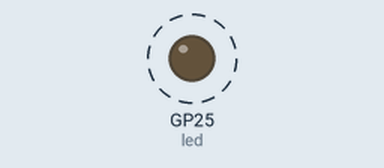
Recording of a program running on a simulated Raspberry Pi Pico running MicroPython. Shown: output pins drawn as LEDs (lit = HIGH). Dashed ring = blinking. Nothing arrives over Bluetooth unless stated; what the program prints to the serial console is not drawn.

Above: at 0.2 s.
Timing chart, 0 to 3.0 s (numbered marks = the images above):
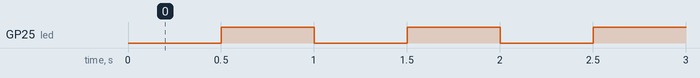

Measured:
- by itself, GP25 (led): alternates HIGH for 0.50 s and LOW for 0.50 s

The program:

main.py
```python
import uasyncio as asyncio
import aioble
import bluetooth
from temp_sensor import Temperature
from led_control import LEDControl

# UUIDs
SERVICE_UUID = bluetooth.UUID("0094b196-ffb7-48bd-b5ea-18bf7e5a6dba")
TEMP_CHARACTERISTIC_UUID = bluetooth.UUID("712f3291-7523-4cc2-879a-7babd68153d4")

# Hardware interfaces
temp_sensor = Temperature()
led = LEDControl()

# Define BLE service and characteristic
service = aioble.Service(SERVICE_UUID)
temp_char = aioble.Characteristic(
    service,
    TEMP_CHARACTERISTIC_UUID,
    read=True
)

# Register services
aioble.register_services(service)

async def update_temperature_on_connect(connection):
    while connection.is_connected():
        temp = temp_sensor.ReadTemperature()
        print("Updating characteristic value:", temp)
        temp_char.write(str(temp).encode())
        await asyncio.sleep(5)  # Adjust as needed

async def advertise_and_wait():
    while True:
        print("Advertising...")
        led.blink()

        # Advertise and wait for connection
        async with await aioble.advertise(
            interval_us=500_000,
            name="Pico",
            services=[SERVICE_UUID],
        ) as connection:

            print("Device connected")
            led.stop_blink()

            # Start updating the temperature value periodically
            await update_temperature_on_connect(connection)

        print("Device disconnected")

async def main():
    await advertise_and_wait()

# Start the asyncio loop
asyncio.run(main())
```

temp_sensor.py
```python
from machine import ADC

class Temperature:
    def __init__(self):
        adcpin = 4
        self.sensor = ADC(adcpin)

    def ReadTemperature(self):
        adc_value = self.sensor.read_u16()
        volt = (3.3/65535)*adc_value
        temperature = 27 - (volt - 0.706)/0.001721
        return round(temperature, 1)
```

led_control.py
```python
from machine import Timer, Pin

class LEDControl:
    def __init__(self):
        self.led = Pin("WL_GPIO0", Pin.OUT)
        self.blinktimer = None

    def on(self):
        self.led.on()

    def off(self):
        self.led.off()

    def led_toggle(self, t):
        self.led.toggle()

    def blink(self, period=500):
        if self.blinktimer is not None:
            return

        self.blinktimer = Timer()
        self.blinktimer.init(mode=Timer.PERIODIC, period=period, callback=self.led_toggle)

    def stop_blink(self):
        if self.blinktimer is None:
            return
        self.blinktimer.deinit()
        self.off()
        self.blinktimer = None
```
